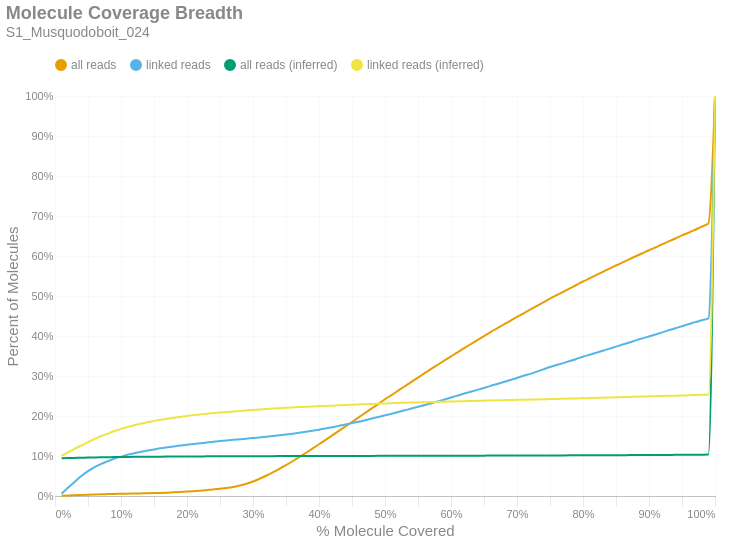

The notebook cell this image was saved under:
### Markdown cell above
### Molecule Read Coverage
This chart shows molecule coverage breadth as computed by the number of bases aligned to that molecule. In other words, "*how much of each unique long molecule is actually sequenced/aligned?*" Keep in mind there is a distinction between sequences and alignments, since some sequences belonging to a particular molecule may not align well and wouldn't appear in the alignment data. This chart also shows molecule coverage breadth as computed by the *inferred fragment* from which the aligned sequences originate. Unlike read coverage, this calculation takes into account the total insert size, including unsequenced gaps between the forward and reverse reads. Like the previous figures, these are cumulative percents.

### Code cell
if SKIPLR:
    print_html(f"Skipped")
else:
    binned_df = consolidated_hist(valids['coverage_bp'], mask, 0.01, True)
    binned_df_inf = consolidated_hist(valids['coverage_inserts'], mask, 0.01, True)
    binned_df = binned_df.with_columns(pl.lit(binned_df_inf['all reads (cumsum)']).alias('all reads (inferred)'))
    binned_df = binned_df.with_columns(pl.lit(binned_df_inf['linked reads (cumsum)']).alias('linked reads (inferred)'))
    binned_df = binned_df.with_columns(
        (pl.col('bin').cast(pl.Float64) + 0.01).alias('right_edge')
    )

    with SafeRender(binned_df):
        (
            density_plot(binned_df, 'Molecule Coverage Breadth', samplename, 'molcov', ['all reads (inferred)','linked reads (inferred)'])
            .encode(
                #x=alt.X('bin:Q', title="% Molecule Covered").axis(format = '%').scale(padding=0),
                x=alt.X('right_edge:Q', title="% Molecule Covered").axis(format='%').scale(padding=0),
                y=alt.Y('value:Q', title='Percent of Molecules')
                    .axis(format='%')
                    .stack(False)
                    .scale(domainMin=0, padding=0),
                color=alt.Color("key:N").scale(domain = ["all reads", "linked reads", "all reads (inferred)", "linked reads (inferred)"]),
                tooltip = [
                    alt.Tooltip("key:N", title = "Data Type"),
                    alt.Tooltip("range_label:N", title="% Molecule Covered"),
                    alt.Tooltip("value:Q", format = ".2%", title="% Molecules")
                ]
            )
        ).display()

### Figure 1 — Vega-Lite specification as saved in the notebook (floating-point values rounded to 4 significant figures)
{"width": "container", "height": 400, "config": {"title": {"anchor": "start", "dy": -15, "fontSize": 18, "color": "#888888", "subtitleColor": "#888888", "subtitleFontSize": 14}, "arc": {"fill": "#0072B2"}, "axis": {"domainColor": "#888888", "domainWidth": 0.5, "gridWidth": 0.2, "grid": false, "titleFontWeight": 400, "titleFontSize": 15, "labelFontSize": 11, "labelColor": "#888888", "tickColor": "#888888", "tickWidth": 0.2, "titleColor": "#888888"}, "axisBand": {"grid": false}, "axisX": {"grid": true, "tickSize": 10, "domainCap": "round"}, "axisY": {"domain": false, "grid": true, "tickSize": 0, "domainCap": "round"}, "background": "transparent", "header": {"labelFontSize": 15, "labelColor": "#888888", "titleFontSize": 15, "titleFontWeight": 600, "titleColor": "#888888"}, "legend": {"labelFont": "sans-serif", "labelFontSize": 12, "labelColor": "#888888", "symbolSize": 100, "symbolType": "circle", "titleFontSize": 12, "titlePadding": 10, "titleColor": "#888888", "title": null, "orient": "top"}, "range": {"category": ["#E69F00", "#56B4E9", "#009E73", "#F0E442", "#0072B2", "#D55E00", "#CC79A7", "#000000"], "diverging": ["#cfe8f3", "#a2d4ec", "#73bfe2", "#46abdb", "#1696d2", "#12719e"]}, "area": {"fill": "#0072B2", "fillOpacity": 0.7, "line": true, "strokeOpacity": 0.7}, "line": {"color": "#0072B2", "stroke": "#0072B2", "strokeWidth": 2}, "trail": {"color": "#0072B2", "stroke": "#0072B2", "strokeWidth": 0, "size": 1}, "point": {"filled": true, "fillOpacity": 1.0, "size": 95}, "text": {"color": "#888888", "fontSize": 11, "align": "right", "fontWeight": 400, "size": 11}, "bar": {"fill": "#0072B2", "stroke": null}, "view": {"stroke": null, "continuousWidth": 660, "continuousHeight": 400}}, "data": {"name": "data-c8b872f9c1fbbf52cd4322dae40d2ddb"}, "mark": {"type": "line", "interpolate": "monotone", "point": {"opacity": 0, "size": 275}}, "encoding": {"color": {"field": "key", "scale": {"domain": ["all reads", "linked reads", "all reads (inferred)", "linked reads (inferred)"]}, "type": "nominal"}, "tooltip": [{"field": "key", "title": "Data Type", "type": "nominal"}, {"field": "range_label", "title": "% Molecule Covered", "type": "nominal"}, {"field": "value", "format": ".2%", "title": "% Molecules", "type": "quantitative"}], "x": {"axis": {"format": "%"}, "field": "right_edge", "scale": {"padding": 0}, "title": "% Molecule Covered", "type": "quantitative"}, "y": {"axis": {"format": "%"}, "field": "value", "scale": {"domainMin": 0, "padding": 0}, "stack": false, "title": "Percent of Molecules", "type": "quantitative"}}, "params": [{"name": "param_c36ac31b6afebe62", "select": {"type": "point", "fields": ["key"]}, "bind": "legend"}], "title": {"text": "Molecule Coverage Breadth", "subtitle": "S1_Musquodoboit_024"}, "transform": [{"fold": ["all reads (cumsum)", "linked reads (cumsum)", "all reads (inferred)", "linked reads (inferred)"]}, {"calculate": "replace(datum.key, ' (cumsum)', '')", "as": "key"}, {"filter": {"param": "param_c36ac31b6afebe62"}}], "usermeta": {"embedOptions": {"downloadFileName": "S1_Musquodoboit_024.molcov"}}, "$schema": "https://vega.github.io/schema/vega-lite/v6.1.0.json", "datasets": {"data-c8b872f9c1fbbf52cd4322dae40d2ddb": [{"bin": "0.0", "interval": "0.0-0.01", "all reads": 0.0003884, "linked reads": 0.005873, "all reads (cumsum)": 0.0003884, "linked reads (cumsum)": 0.005873, "range_label": "0.0-0.01", "all reads (inferred)": 0.09454, "linked reads (inferred)": 0.101, "right_edge": 0.01}, {"bin": "0.01", "interval": "0.01-0.02", "all reads": 0.0007952, "linked reads": 0.01516, "all reads (cumsum)": 0.001184, "linked reads (cumsum)": 0.02103, "range_label": "0.01-0.02", "all reads (inferred)": 0.0949, "linked reads (inferred)": 0.1091, "right_edge": 0.02}, {"bin": "0.02", "interval": "0.02-0.03", "all reads": 0.0007446, "linked reads": 0.01479, "all reads (cumsum)": 0.001928, "linked reads (cumsum)": 0.03582, "range_label": "0.02-0.03", "all reads (inferred)": 0.09529, "linked reads (inferred)": 0.1181, "right_edge": 0.03}, {"bin": "0.03", "interval": "0.03-0.04", "all reads": 0.0007626, "linked reads": 0.01422, "all reads (cumsum)": 0.002691, "linked reads (cumsum)": 0.05004, "range_label": "0.03-0.04", "all reads (inferred)": 0.09566, "linked reads (inferred)": 0.1265, "right_edge": 0.04}, {"bin": "0.04", "interval": "0.04-0.05", "all reads": 0.0006317, "linked reads": 0.01215, "all reads (cumsum)": 0.003322, "linked reads (cumsum)": 0.06219, "range_label": "0.04-0.05", "all reads (inferred)": 0.09608, "linked reads (inferred)": 0.1349, "right_edge": 0.05}, {"bin": "0.05", "interval": "0.05-0.06", "all reads": 0.0005551, "linked reads": 0.01002, "all reads (cumsum)": 0.003878, "linked reads (cumsum)": 0.07221, "range_label": "0.05-0.06", "all reads (inferred)": 0.09642, "linked reads (inferred)": 0.1426, "right_edge": 0.06}, {"bin": "0.06", "interval": "0.06-0.07", "all reads": 0.0004488, "linked reads": 0.00796, "all reads (cumsum)": 0.004326, "linked reads (cumsum)": 0.08017, "range_label": "0.06-0.07", "all reads (inferred)": 0.09673, "linked reads (inferred)": 0.1499, "right_edge": 0.07}, {"bin": "0.07", "interval": "0.07-0.08", "all reads": 0.0003964, "linked reads": 0.006844, "all reads (cumsum)": 0.004723, "linked reads (cumsum)": 0.08702, "range_label": "0.07-0.08", "all reads (inferred)": 0.09699, "linked reads (inferred)": 0.1559, "right_edge": 0.08}, {"bin": "0.08", "interval": "0.08-0.09", "all reads": 0.0003988, "linked reads": 0.006553, "all reads (cumsum)": 0.005122, "linked reads (cumsum)": 0.09357, "range_label": "0.08-0.09", "all reads (inferred)": 0.09726, "linked reads (inferred)": 0.1624, "right_edge": 0.09}, {"bin": "0.09", "interval": "0.09-0.1", "all reads": 0.0003614, "linked reads": 0.004878, "all reads (cumsum)": 0.005483, "linked reads (cumsum)": 0.09845, "range_label": "0.09-0.1", "all reads (inferred)": 0.09748, "linked reads (inferred)": 0.1678, "right_edge": 0.1}, {"bin": "0.1", "interval": "0.1-0.11", "all reads": 0.00036, "linked reads": 0.004587, "all reads (cumsum)": 0.005843, "linked reads (cumsum)": 0.103, "range_label": "0.1-0.11", "all reads (inferred)": 0.09768, "linked reads (inferred)": 0.1726, "right_edge": 0.11}, {"bin": "0.11", "interval": "0.11-0.12", "all reads": 0.0003364, "linked reads": 0.003786, "all reads (cumsum)": 0.006179, "linked reads (cumsum)": 0.1068, "range_label": "0.11-0.12", "all reads (inferred)": 0.09787, "linked reads (inferred)": 0.1771, "right_edge": 0.12}, {"bin": "0.12", "interval": "0.12-0.13", "all reads": 0.0003638, "linked reads": 0.003725, "all reads (cumsum)": 0.006543, "linked reads (cumsum)": 0.1105, "range_label": "0.12-0.13", "all reads (inferred)": 0.09803, "linked reads (inferred)": 0.1809, "right_edge": 0.13}, {"bin": "0.13", "interval": "0.13-0.14", "all reads": 0.0003529, "linked reads": 0.002961, "all reads (cumsum)": 0.006896, "linked reads (cumsum)": 0.1135, "range_label": "0.13-0.14", "all reads (inferred)": 0.09818, "linked reads (inferred)": 0.1843, "right_edge": 0.14}, {"bin": "0.14", "interval": "0.14-0.15", "all reads": 0.000404, "linked reads": 0.002852, "all reads (cumsum)": 0.0073, "linked reads (cumsum)": 0.1164, "range_label": "0.14-0.15", "all reads (inferred)": 0.09831, "linked reads (inferred)": 0.1874, "right_edge": 0.15}, {"bin": "0.15", "interval": "0.15-0.16", "all reads": 0.0004937, "linked reads": 0.002912, "all reads (cumsum)": 0.007794, "linked reads (cumsum)": 0.1193, "range_label": "0.15-0.16", "all reads (inferred)": 0.09844, "linked reads (inferred)": 0.1904, "right_edge": 0.16}, {"bin": "0.16", "interval": "0.16-0.17", "all reads": 0.0005915, "linked reads": 0.002427, "all reads (cumsum)": 0.008385, "linked reads (cumsum)": 0.1217, "range_label": "0.16-0.17", "all reads (inferred)": 0.09855, "linked reads (inferred)": 0.1929, "right_edge": 0.17}, {"bin": "0.17", "interval": "0.17-0.18", "all reads": 0.0007229, "linked reads": 0.002281, "all reads (cumsum)": 0.009108, "linked reads (cumsum)": 0.124, "range_label": "0.17-0.18", "all reads (inferred)": 0.09865, "linked reads (inferred)": 0.1954, "right_edge": 0.18}, {"bin": "0.18", "interval": "0.18-0.19", "all reads": 0.0008641, "linked reads": 0.002184, "all reads (cumsum)": 0.009972, "linked reads (cumsum)": 0.1262, "range_label": "0.18-0.19", "all reads (inferred)": 0.09875, "linked reads (inferred)": 0.1978, "right_edge": 0.19}, {"bin": "0.19", "interval": "0.19-0.2", "all reads": 0.001004, "linked reads": 0.002184, "all reads (cumsum)": 0.01098, "linked reads (cumsum)": 0.1283, "range_label": "0.19-0.2", "all reads (inferred)": 0.09885, "linked reads (inferred)": 0.2002, "right_edge": 0.2}, {"bin": "0.2", "interval": "0.2-0.21", "all reads": 0.001151, "linked reads": 0.00165, "all reads (cumsum)": 0.01213, "linked reads (cumsum)": 0.13, "range_label": "0.2-0.21", "all reads (inferred)": 0.09894, "linked reads (inferred)": 0.2022, "right_edge": 0.21}, {"bin": "0.21", "interval": "0.21-0.22", "all reads": 0.001255, "linked reads": 0.001784, "all reads (cumsum)": 0.01338, "linked reads (cumsum)": 0.1318, "range_label": "0.21-0.22", "all reads (inferred)": 0.09901, "linked reads (inferred)": 0.2038, "right_edge": 0.22}, {"bin": "0.22", "interval": "0.22-0.23", "all reads": 0.0015, "linked reads": 0.002051, "all reads (cumsum)": 0.01488, "linked reads (cumsum)": 0.1338, "range_label": "0.22-0.23", "all reads (inferred)": 0.09909, "linked reads (inferred)": 0.2057, "right_edge": 0.23}, {"bin": "0.23", "interval": "0.23-0.24", "all reads": 0.001589, "linked reads": 0.00176, "all reads (cumsum)": 0.01647, "linked reads (cumsum)": 0.1356, "range_label": "0.23-0.24", "all reads (inferred)": 0.09916, "linked reads (inferred)": 0.2072, "right_edge": 0.24}, {"bin": "0.24", "interval": "0.24-0.25", "all reads": 0.001698, "linked reads": 0.001614, "all reads (cumsum)": 0.01817, "linked reads (cumsum)": 0.1372, "range_label": "0.24-0.25", "all reads (inferred)": 0.09923, "linked reads (inferred)": 0.2087, "right_edge": 0.25}, {"bin": "0.25", "interval": "0.25-0.26", "all reads": 0.001972, "linked reads": 0.00159, "all reads (cumsum)": 0.02014, "linked reads (cumsum)": 0.1388, "range_label": "0.25-0.26", "all reads (inferred)": 0.09929, "linked reads (inferred)": 0.2101, "right_edge": 0.26}, {"bin": "0.26", "interval": "0.26-0.27", "all reads": 0.002528, "linked reads": 0.001577, "all reads (cumsum)": 0.02267, "linked reads (cumsum)": 0.1404, "range_label": "0.26-0.27", "all reads (inferred)": 0.09935, "linked reads (inferred)": 0.2114, "right_edge": 0.27}, {"bin": "0.27", "interval": "0.27-0.28", "all reads": 0.003407, "linked reads": 0.001662, "all reads (cumsum)": 0.02608, "linked reads (cumsum)": 0.142, "range_label": "0.27-0.28", "all reads (inferred)": 0.09941, "linked reads (inferred)": 0.2127, "right_edge": 0.28}, {"bin": "0.28", "interval": "0.28-0.29", "all reads": 0.004557, "linked reads": 0.001201, "all reads (cumsum)": 0.03063, "linked reads (cumsum)": 0.1432, "range_label": "0.28-0.29", "all reads (inferred)": 0.09947, "linked reads (inferred)": 0.2139, "right_edge": 0.29}, {"bin": "0.29", "interval": "0.29-0.3", "all reads": 0.005744, "linked reads": 0.001529, "all reads (cumsum)": 0.03638, "linked reads (cumsum)": 0.1448, "range_label": "0.29-0.3", "all reads (inferred)": 0.09953, "linked reads (inferred)": 0.2153, "right_edge": 0.3}, {"bin": "0.3", "interval": "0.3-0.31", "all reads": 0.006685, "linked reads": 0.001772, "all reads (cumsum)": 0.04306, "linked reads (cumsum)": 0.1465, "range_label": "0.3-0.31", "all reads (inferred)": 0.09959, "linked reads (inferred)": 0.2165, "right_edge": 0.31}, {"bin": "0.31", "interval": "0.31-0.32", "all reads": 0.007536, "linked reads": 0.001565, "all reads (cumsum)": 0.0506, "linked reads (cumsum)": 0.1481, "range_label": "0.31-0.32", "all reads (inferred)": 0.09964, "linked reads (inferred)": 0.2176, "right_edge": 0.32}, {"bin": "0.32", "interval": "0.32-0.33", "all reads": 0.008252, "linked reads": 0.00176, "all reads (cumsum)": 0.05885, "linked reads (cumsum)": 0.1499, "range_label": "0.32-0.33", "all reads (inferred)": 0.09969, "linked reads (inferred)": 0.2186, "right_edge": 0.33}, {"bin": "0.33", "interval": "0.33-0.34", "all reads": 0.008955, "linked reads": 0.002002, "all reads (cumsum)": 0.06781, "linked reads (cumsum)": 0.1519, "range_label": "0.33-0.34", "all reads (inferred)": 0.09973, "linked reads (inferred)": 0.2196, "right_edge": 0.34}, {"bin": "0.34", "interval": "0.34-0.35", "all reads": 0.009261, "linked reads": 0.001978, "all reads (cumsum)": 0.07707, "linked reads (cumsum)": 0.1538, "range_label": "0.34-0.35", "all reads (inferred)": 0.09978, "linked reads (inferred)": 0.2206, "right_edge": 0.35}, {"bin": "0.35", "interval": "0.35-0.36", "all reads": 0.009814, "linked reads": 0.001966, "all reads (cumsum)": 0.08688, "linked reads (cumsum)": 0.1558, "range_label": "0.35-0.36", "all reads (inferred)": 0.09982, "linked reads (inferred)": 0.2214, "right_edge": 0.36}, {"bin": "0.36", "interval": "0.36-0.37", "all reads": 0.01015, "linked reads": 0.002196, "all reads (cumsum)": 0.09703, "linked reads (cumsum)": 0.158, "range_label": "0.36-0.37", "all reads (inferred)": 0.09986, "linked reads (inferred)": 0.2222, "right_edge": 0.37}, {"bin": "0.37", "interval": "0.37-0.38", "all reads": 0.01052, "linked reads": 0.002488, "all reads (cumsum)": 0.1076, "linked reads (cumsum)": 0.1605, "range_label": "0.37-0.38", "all reads (inferred)": 0.09991, "linked reads (inferred)": 0.223, "right_edge": 0.38}, {"bin": "0.38", "interval": "0.38-0.39", "all reads": 0.01071, "linked reads": 0.002827, "all reads (cumsum)": 0.1183, "linked reads (cumsum)": 0.1633, "range_label": "0.38-0.39", "all reads (inferred)": 0.09995, "linked reads (inferred)": 0.2238, "right_edge": 0.39}, {"bin": "0.39", "interval": "0.39-0.4", "all reads": 0.01103, "linked reads": 0.002536, "all reads (cumsum)": 0.1293, "linked reads (cumsum)": 0.1659, "range_label": "0.39-0.4", "all reads (inferred)": 0.09998, "linked reads (inferred)": 0.2245, "right_edge": 0.4}, {"bin": "0.4", "interval": "0.4-0.41", "all reads": 0.01097, "linked reads": 0.003009, "all reads (cumsum)": 0.1403, "linked reads (cumsum)": 0.1689, "range_label": "0.4-0.41", "all reads (inferred)": 0.1, "linked reads (inferred)": 0.2253, "right_edge": 0.41}, {"bin": "0.41", "interval": "0.41-0.42", "all reads": 0.01128, "linked reads": 0.003022, "all reads (cumsum)": 0.1516, "linked reads (cumsum)": 0.1719, "range_label": "0.41-0.42", "all reads (inferred)": 0.1001, "linked reads (inferred)": 0.2259, "right_edge": 0.42}, {"bin": "0.42", "interval": "0.42-0.43", "all reads": 0.01129, "linked reads": 0.003458, "all reads (cumsum)": 0.1628, "linked reads (cumsum)": 0.1753, "range_label": "0.42-0.43", "all reads (inferred)": 0.1001, "linked reads (inferred)": 0.2267, "right_edge": 0.43}, {"bin": "0.43", "interval": "0.43-0.44", "all reads": 0.01101, "linked reads": 0.003228, "all reads (cumsum)": 0.1739, "linked reads (cumsum)": 0.1786, "range_label": "0.43-0.44", "all reads (inferred)": 0.1001, "linked reads (inferred)": 0.2276, "right_edge": 0.44}, {"bin": "0.44", "interval": "0.44-0.45", "all reads": 0.01125, "linked reads": 0.003592, "all reads (cumsum)": 0.1851, "linked reads (cumsum)": 0.1822, "range_label": "0.44-0.45", "all reads (inferred)": 0.1002, "linked reads (inferred)": 0.2282, "right_edge": 0.45}, {"bin": "0.45", "interval": "0.45-0.46", "all reads": 0.01128, "linked reads": 0.003446, "all reads (cumsum)": 0.1964, "linked reads (cumsum)": 0.1856, "range_label": "0.45-0.46", "all reads (inferred)": 0.1002, "linked reads (inferred)": 0.2289, "right_edge": 0.46}, {"bin": "0.46", "interval": "0.46-0.47", "all reads": 0.01132, "linked reads": 0.003956, "all reads (cumsum)": 0.2077, "linked reads (cumsum)": 0.1896, "range_label": "0.46-0.47", "all reads (inferred)": 0.1003, "linked reads (inferred)": 0.2296, "right_edge": 0.47}, {"bin": "0.47", "interval": "0.47-0.48", "all reads": 0.01127, "linked reads": 0.003968, "all reads (cumsum)": 0.219, "linked reads (cumsum)": 0.1935, "range_label": "0.47-0.48", "all reads (inferred)": 0.1003, "linked reads (inferred)": 0.2302, "right_edge": 0.48}, {"bin": "0.48", "interval": "0.48-0.49", "all reads": 0.01079, "linked reads": 0.004065, "all reads (cumsum)": 0.2298, "linked reads (cumsum)": 0.1976, "range_label": "0.48-0.49", "all reads (inferred)": 0.1003, "linked reads (inferred)": 0.2308, "right_edge": 0.49}, {"bin": "0.49", "interval": "0.49-0.5", "all reads": 0.0122, "linked reads": 0.004223, "all reads (cumsum)": 0.242, "linked reads (cumsum)": 0.2018, "range_label": "0.49-0.5", "all reads (inferred)": 0.1004, "linked reads (inferred)": 0.2314, "right_edge": 0.5}, {"bin": "0.5", "interval": "0.5-0.51", "all reads": 0.01017, "linked reads": 0.003919, "all reads (cumsum)": 0.2521, "linked reads (cumsum)": 0.2057, "range_label": "0.5-0.51", "all reads (inferred)": 0.1004, "linked reads (inferred)": 0.232, "right_edge": 0.51}, {"bin": "0.51", "interval": "0.51-0.52", "all reads": 0.01137, "linked reads": 0.004114, "all reads (cumsum)": 0.2635, "linked reads (cumsum)": 0.2099, "range_label": "0.51-0.52", "all reads (inferred)": 0.1005, "linked reads (inferred)": 0.2326, "right_edge": 0.52}, {"bin": "0.52", "interval": "0.52-0.53", "all reads": 0.01097, "linked reads": 0.004393, "all reads (cumsum)": 0.2745, "linked reads (cumsum)": 0.2142, "range_label": "0.52-0.53", "all reads (inferred)": 0.1005, "linked reads (inferred)": 0.2333, "right_edge": 0.53}, {"bin": "0.53", "interval": "0.53-0.54", "all reads": 0.01103, "linked reads": 0.004417, "all reads (cumsum)": 0.2855, "linked reads (cumsum)": 0.2187, "range_label": "0.53-0.54", "all reads (inferred)": 0.1005, "linked reads (inferred)": 0.2336, "right_edge": 0.54}, {"bin": "0.54", "interval": "0.54-0.55", "all reads": 0.01056, "linked reads": 0.00455, "all reads (cumsum)": 0.2961, "linked reads (cumsum)": 0.2232, "range_label": "0.54-0.55", "all reads (inferred)": 0.1006, "linked reads (inferred)": 0.234, "right_edge": 0.55}, {"bin": "0.55", "interval": "0.55-0.56", "all reads": 0.01093, "linked reads": 0.004126, "all reads (cumsum)": 0.307, "linked reads (cumsum)": 0.2273, "range_label": "0.55-0.56", "all reads (inferred)": 0.1006, "linked reads (inferred)": 0.2344, "right_edge": 0.56}, {"bin": "0.56", "interval": "0.56-0.57", "all reads": 0.01076, "linked reads": 0.004708, "all reads (cumsum)": 0.3178, "linked reads (cumsum)": 0.232, "range_label": "0.56-0.57", "all reads (inferred)": 0.1006, "linked reads (inferred)": 0.2348, "right_edge": 0.57}, {"bin": "0.57", "interval": "0.57-0.58", "all reads": 0.01044, "linked reads": 0.00449, "all reads (cumsum)": 0.3282, "linked reads (cumsum)": 0.2365, "range_label": "0.57-0.58", "all reads (inferred)": 0.1007, "linked reads (inferred)": 0.2353, "right_edge": 0.58}, {"bin": "0.58", "interval": "0.58-0.59", "all reads": 0.01053, "linked reads": 0.00472, "all reads (cumsum)": 0.3387, "linked reads (cumsum)": 0.2413, "range_label": "0.58-0.59", "all reads (inferred)": 0.1007, "linked reads (inferred)": 0.2358, "right_edge": 0.59}, {"bin": "0.59", "interval": "0.59-0.6", "all reads": 0.01052, "linked reads": 0.004817, "all reads (cumsum)": 0.3492, "linked reads (cumsum)": 0.2461, "range_label": "0.59-0.6", "all reads (inferred)": 0.1007, "linked reads (inferred)": 0.2362, "right_edge": 0.6}, {"bin": "0.6", "interval": "0.6-0.61", "all reads": 0.009979, "linked reads": 0.004878, "all reads (cumsum)": 0.3592, "linked reads (cumsum)": 0.251, "range_label": "0.6-0.61", "all reads (inferred)": 0.1008, "linked reads (inferred)": 0.2366, "right_edge": 0.61}, {"bin": "0.61", "interval": "0.61-0.62", "all reads": 0.01043, "linked reads": 0.005266, "all reads (cumsum)": 0.3697, "linked reads (cumsum)": 0.2562, "range_label": "0.61-0.62", "all reads (inferred)": 0.1008, "linked reads (inferred)": 0.2372, "right_edge": 0.62}, {"bin": "0.62", "interval": "0.62-0.63", "all reads": 0.01009, "linked reads": 0.004441, "all reads (cumsum)": 0.3797, "linked reads (cumsum)": 0.2607, "range_label": "0.62-0.63", "all reads (inferred)": 0.1009, "linked reads (inferred)": 0.2375, "right_edge": 0.63}, {"bin": "0.63", "interval": "0.63-0.64", "all reads": 0.00993, "linked reads": 0.004648, "all reads (cumsum)": 0.3897, "linked reads (cumsum)": 0.2653, "range_label": "0.63-0.64", "all reads (inferred)": 0.1009, "linked reads (inferred)": 0.2379, "right_edge": 0.64}, {"bin": "0.64", "interval": "0.64-0.65", "all reads": 0.009902, "linked reads": 0.004757, "all reads (cumsum)": 0.3996, "linked reads (cumsum)": 0.2701, "range_label": "0.64-0.65", "all reads (inferred)": 0.1009, "linked reads (inferred)": 0.2383, "right_edge": 0.65}, {"bin": "0.65", "interval": "0.65-0.66", "all reads": 0.01016, "linked reads": 0.005339, "all reads (cumsum)": 0.4097, "linked reads (cumsum)": 0.2754, "range_label": "0.65-0.66", "all reads (inferred)": 0.101, "linked reads (inferred)": 0.2388, "right_edge": 0.66}, {"bin": "0.66", "interval": "0.66-0.67", "all reads": 0.009457, "linked reads": 0.004672, "all reads (cumsum)": 0.4192, "linked reads (cumsum)": 0.2801, "range_label": "0.66-0.67", "all reads (inferred)": 0.101, "linked reads (inferred)": 0.2392, "right_edge": 0.67}, {"bin": "0.67", "interval": "0.67-0.68", "all reads": 0.009572, "linked reads": 0.004939, "all reads (cumsum)": 0.4288, "linked reads (cumsum)": 0.285, "range_label": "0.67-0.68", "all reads (inferred)": 0.1011, "linked reads (inferred)": 0.2395, "right_edge": 0.68}, {"bin": "0.68", "interval": "0.68-0.69", "all reads": 0.009255, "linked reads": 0.004902, "all reads (cumsum)": 0.438, "linked reads (cumsum)": 0.2899, "range_label": "0.68-0.69", "all reads (inferred)": 0.1011, "linked reads (inferred)": 0.2399, "right_edge": 0.69}, {"bin": "0.69", "interval": "0.69-0.7", "all reads": 0.009615, "linked reads": 0.00523, "all reads (cumsum)": 0.4476, "linked reads (cumsum)": 0.2951, "range_label": "0.69-0.7", "all reads (inferred)": 0.1012, "linked reads (inferred)": 0.2403, "right_edge": 0.7}, {"bin": "0.7", "interval": "0.7-0.71", "all reads": 0.009148, "linked reads": 0.005509, "all reads (cumsum)": 0.4568, "linked reads (cumsum)": 0.3007, "range_label": "0.7-0.71", "all reads (inferred)": 0.1012, "linked reads (inferred)": 0.2407, "right_edge": 0.71}, {"bin": "0.71", "interval": "0.71-0.72", "all reads": 0.009103, "linked reads": 0.004635, "all reads (cumsum)": 0.4659, "linked reads (cumsum)": 0.3053, "range_label": "0.71-0.72", "all reads (inferred)": 0.1013, "linked reads (inferred)": 0.2411, "right_edge": 0.72}, {"bin": "0.72", "interval": "0.72-0.73", "all reads": 0.009201, "linked reads": 0.005655, "all reads (cumsum)": 0.4751, "linked reads (cumsum)": 0.3109, "range_label": "0.72-0.73", "all reads (inferred)": 0.1013, "linked reads (inferred)": 0.2414, "right_edge": 0.73}, {"bin": "0.73", "interval": "0.73-0.74", "all reads": 0.008832, "linked reads": 0.005728, "all reads (cumsum)": 0.4839, "linked reads (cumsum)": 0.3167, "range_label": "0.73-0.74", "all reads (inferred)": 0.1014, "linked reads (inferred)": 0.2418, "right_edge": 0.74}, {"bin": "0.74", "interval": "0.74-0.75", "all reads": 0.009427, "linked reads": 0.005788, "all reads (cumsum)": 0.4933, "linked reads (cumsum)": 0.3225, "range_label": "0.74-0.75", "all reads (inferred)": 0.1014, "linked reads (inferred)": 0.2422, "right_edge": 0.75}, {"bin": "0.75", "interval": "0.75-0.76", "all reads": 0.008596, "linked reads": 0.00483, "all reads (cumsum)": 0.5019, "linked reads (cumsum)": 0.3273, "range_label": "0.75-0.76", "all reads (inferred)": 0.1015, "linked reads (inferred)": 0.2426, "right_edge": 0.76}, {"bin": "0.76", "interval": "0.76-0.77", "all reads": 0.008647, "linked reads": 0.004951, "all reads (cumsum)": 0.5106, "linked reads (cumsum)": 0.3322, "range_label": "0.76-0.77", "all reads (inferred)": 0.1015, "linked reads (inferred)": 0.2432, "right_edge": 0.77}, {"bin": "0.77", "interval": "0.77-0.78", "all reads": 0.008473, "linked reads": 0.005121, "all reads (cumsum)": 0.5191, "linked reads (cumsum)": 0.3374, "range_label": "0.77-0.78", "all reads (inferred)": 0.1016, "linked reads (inferred)": 0.2436, "right_edge": 0.78}, {"bin": "0.78", "interval": "0.78-0.79", "all reads": 0.008425, "linked reads": 0.005291, "all reads (cumsum)": 0.5275, "linked reads (cumsum)": 0.3427, "range_label": "0.78-0.79", "all reads (inferred)": 0.1017, "linked reads (inferred)": 0.244, "right_edge": 0.79}, {"bin": "0.79", "interval": "0.79-0.8", "all reads": 0.008795, "linked reads": 0.005643, "all reads (cumsum)": 0.5363, "linked reads (cumsum)": 0.3483, "range_label": "0.79-0.8", "all reads (inferred)": 0.1017, "linked reads (inferred)": 0.2445, "right_edge": 0.8}, {"bin": "0.8", "interval": "0.8-0.81", "all reads": 0.007967, "linked reads": 0.004939, "all reads (cumsum)": 0.5442, "linked reads (cumsum)": 0.3532, "range_label": "0.8-0.81", "all reads (inferred)": 0.1018, "linked reads (inferred)": 0.245, "right_edge": 0.81}, {"bin": "0.81", "interval": "0.81-0.82", "all reads": 0.008133, "linked reads": 0.004951, "all reads (cumsum)": 0.5524, "linked reads (cumsum)": 0.3582, "range_label": "0.81-0.82", "all reads (inferred)": 0.1019, "linked reads (inferred)": 0.2454, "right_edge": 0.82}, {"bin": "0.82", "interval": "0.82-0.83", "all reads": 0.008117, "linked reads": 0.004854, "all reads (cumsum)": 0.5605, "linked reads (cumsum)": 0.363, "range_label": "0.82-0.83", "all reads (inferred)": 0.1019, "linked reads (inferred)": 0.2459, "right_edge": 0.83}, {"bin": "0.83", "interval": "0.83-0.84", "all reads": 0.007973, "linked reads": 0.005388, "all reads (cumsum)": 0.5685, "linked reads (cumsum)": 0.3684, "range_label": "0.83-0.84", "all reads (inferred)": 0.102, "linked reads (inferred)": 0.2463, "right_edge": 0.84}, {"bin": "0.84", "interval": "0.84-0.85", "all reads": 0.007721, "linked reads": 0.005024, "all reads (cumsum)": 0.5762, "linked reads (cumsum)": 0.3735, "range_label": "0.84-0.85", "all reads (inferred)": 0.1021, "linked reads (inferred)": 0.2468, "right_edge": 0.85}, {"bin": "0.85", "interval": "0.85-0.86", "all reads": 0.007862, "linked reads": 0.005157, "all reads (cumsum)": 0.5841, "linked reads (cumsum)": 0.3786, "range_label": "0.85-0.86", "all reads (inferred)": 0.1021, "linked reads (inferred)": 0.2472, "right_edge": 0.86}, {"bin": "0.86", "interval": "0.86-0.87", "all reads": 0.007636, "linked reads": 0.005024, "all reads (cumsum)": 0.5917, "linked reads (cumsum)": 0.3836, "range_label": "0.86-0.87", "all reads (inferred)": 0.1022, "linked reads (inferred)": 0.2476, "right_edge": 0.87}, {"bin": "0.87", "interval": "0.87-0.88", "all reads": 0.00771, "linked reads": 0.005497, "all reads (cumsum)": 0.5994, "linked reads (cumsum)": 0.3891, "range_label": "0.87-0.88", "all reads (inferred)": 0.1023, "linked reads (inferred)": 0.2481, "right_edge": 0.88}, {"bin": "0.88", "interval": "0.88-0.89", "all reads": 0.007497, "linked reads": 0.004987, "all reads (cumsum)": 0.6069, "linked reads (cumsum)": 0.3941, "range_label": "0.88-0.89", "all reads (inferred)": 0.1024, "linked reads (inferred)": 0.2485, "right_edge": 0.89}, {"bin": "0.89", "interval": "0.89-0.9", "all reads": 0.00757, "linked reads": 0.004757, "all reads (cumsum)": 0.6145, "linked reads (cumsum)": 0.3989, "range_label": "0.89-0.9", "all reads (inferred)": 0.1025, "linked reads (inferred)": 0.2491, "right_edge": 0.9}, {"bin": "0.9", "interval": "0.9-0.91", "all reads": 0.007162, "linked reads": 0.004939, "all reads (cumsum)": 0.6216, "linked reads (cumsum)": 0.4038, "range_label": "0.9-0.91", "all reads (inferred)": 0.1025, "linked reads (inferred)": 0.2495, "right_edge": 0.91}, {"bin": "0.91", "interval": "0.91-0.92", "all reads": 0.007884, "linked reads": 0.005351, "all reads (cumsum)": 0.6295, "linked reads (cumsum)": 0.4092, "range_label": "0.91-0.92", "all reads (inferred)": 0.1026, "linked reads (inferred)": 0.25, "right_edge": 0.92}, {"bin": "0.92", "interval": "0.92-0.93", "all reads": 0.006858, "linked reads": 0.005109, "all reads (cumsum)": 0.6364, "linked reads (cumsum)": 0.4143, "range_label": "0.92-0.93", "all reads (inferred)": 0.1027, "linked reads (inferred)": 0.2504, "right_edge": 0.93}, {"bin": "0.93", "interval": "0.93-0.94", "all reads": 0.007303, "linked reads": 0.005084, "all reads (cumsum)": 0.6437, "linked reads (cumsum)": 0.4194, "range_label": "0.93-0.94", "all reads (inferred)": 0.1028, "linked reads (inferred)": 0.2508, "right_edge": 0.94}, {"bin": "0.94", "interval": "0.94-0.95", "all reads": 0.007938, "linked reads": 0.005048, "all reads (cumsum)": 0.6516, "linked reads (cumsum)": 0.4244, "range_label": "0.94-0.95", "all reads (inferred)": 0.1029, "linked reads (inferred)": 0.2513, "right_edge": 0.95}, {"bin": "0.95", "interval": "0.95-0.96", "all reads": 0.006494, "linked reads": 0.005121, "all reads (cumsum)": 0.6581, "linked reads (cumsum)": 0.4295, "range_label": "0.95-0.96", "all reads (inferred)": 0.1031, "linked reads (inferred)": 0.2518, "right_edge": 0.96}, {"bin": "0.96", "interval": "0.96-0.97", "all reads": 0.007562, "linked reads": 0.005097, "all reads (cumsum)": 0.6657, "linked reads (cumsum)": 0.4346, "range_label": "0.96-0.97", "all reads (inferred)": 0.1032, "linked reads (inferred)": 0.2524, "right_edge": 0.97}, {"bin": "0.97", "interval": "0.97-0.98", "all reads": 0.007945, "linked reads": 0.004599, "all reads (cumsum)": 0.6736, "linked reads (cumsum)": 0.4392, "range_label": "0.97-0.98", "all reads (inferred)": 0.1033, "linked reads (inferred)": 0.2531, "right_edge": 0.98}, {"bin": "0.98", "interval": "0.98-0.99", "all reads": 0.007381, "linked reads": 0.00466, "all reads (cumsum)": 0.681, "linked reads (cumsum)": 0.4439, "range_label": "0.98-0.99", "all reads (inferred)": 0.1035, "linked reads (inferred)": 0.254, "right_edge": 0.99}, {"bin": "0.99", "interval": "0.99-1.0", "all reads": 0.319, "linked reads": 0.5561, "all reads (cumsum)": 1.0, "linked reads (cumsum)": 1.0, "range_label": "0.99-1.0", "all reads (inferred)": 1.0, "linked reads (inferred)": 1.0, "right_edge": 1.0}]}}
